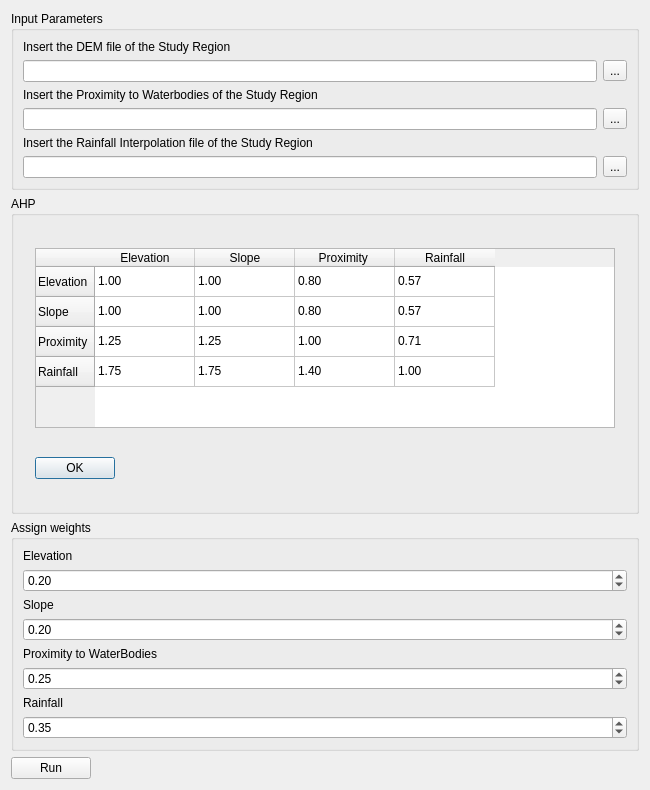
<?xml version="1.0" encoding="UTF-8"?>
<ui version="4.0">
 <class>Dialog</class>
 <widget class="QDialog" name="Dialog">
  <property name="geometry">
   <rect>
    <x>0</x>
    <y>0</y>
    <width>650</width>
    <height>790</height>
   </rect>
  </property>
  <property name="sizePolicy">
   <sizepolicy hsizetype="Expanding" vsizetype="Expanding">
    <horstretch>0</horstretch>
    <verstretch>0</verstretch>
   </sizepolicy>
  </property>
  <property name="windowTitle">
   <string>Dialog</string>
  </property>
  <layout class="QVBoxLayout" name="verticalLayout_5">
   <item>
    <widget class="QGroupBox" name="groupBox">
     <property name="sizePolicy">
      <sizepolicy hsizetype="Minimum" vsizetype="Minimum">
       <horstretch>0</horstretch>
       <verstretch>0</verstretch>
      </sizepolicy>
     </property>
     <property name="title">
      <string>Input Parameters</string>
     </property>
     <layout class="QVBoxLayout" name="verticalLayout">
      <item>
       <widget class="QLabel" name="label">
        <property name="text">
         <string>Insert the DEM file of the Study Region</string>
        </property>
       </widget>
      </item>
      <item>
       <layout class="QHBoxLayout" name="horizontalLayout_2">
        <item>
         <widget class="QLineEdit" name="lineEdit"/>
        </item>
        <item>
         <widget class="QToolButton" name="toolButton">
          <property name="text">
           <string>...</string>
          </property>
         </widget>
        </item>
       </layout>
      </item>
      <item>
       <widget class="QLabel" name="label_2">
        <property name="text">
         <string>Insert the Proximity to Waterbodies of the Study Region</string>
        </property>
       </widget>
      </item>
      <item>
       <layout class="QHBoxLayout" name="horizontalLayout_3">
        <item>
         <widget class="QLineEdit" name="lineEdit_2"/>
        </item>
        <item>
         <widget class="QToolButton" name="toolButton_2">
          <property name="text">
           <string>...</string>
          </property>
         </widget>
        </item>
       </layout>
      </item>
      <item>
       <widget class="QLabel" name="label_3">
        <property name="text">
         <string>Insert the Rainfall Interpolation file of the Study Region</string>
        </property>
       </widget>
      </item>
      <item>
       <layout class="QHBoxLayout" name="horizontalLayout_4">
        <item>
         <widget class="QLineEdit" name="lineEdit_3"/>
        </item>
        <item>
         <widget class="QToolButton" name="toolButton_3">
          <property name="text">
           <string>...</string>
          </property>
         </widget>
        </item>
       </layout>
      </item>
     </layout>
    </widget>
   </item>
   <item>
    <widget class="QGroupBox" name="groupBox_2">
     <property name="sizePolicy">
      <sizepolicy hsizetype="MinimumExpanding" vsizetype="MinimumExpanding">
       <horstretch>0</horstretch>
       <verstretch>0</verstretch>
      </sizepolicy>
     </property>
     <property name="title">
      <string>AHP</string>
     </property>
     <layout class="QGridLayout" name="gridLayout">
      <item row="0" column="0">
       <widget class="QTableWidget" name="tableWidget">
        <property name="sizePolicy">
         <sizepolicy hsizetype="MinimumExpanding" vsizetype="Fixed">
          <horstretch>0</horstretch>
          <verstretch>0</verstretch>
         </sizepolicy>
        </property>
        <property name="minimumSize">
         <size>
          <width>0</width>
          <height>0</height>
         </size>
        </property>
        <property name="maximumSize">
         <size>
          <width>580</width>
          <height>180</height>
         </size>
        </property>
        <row>
         <property name="text">
          <string>Elevation</string>
         </property>
        </row>
        <row>
         <property name="text">
          <string>Slope</string>
         </property>
        </row>
        <row>
         <property name="text">
          <string>Proximity</string>
         </property>
        </row>
        <row>
         <property name="text">
          <string>Rainfall</string>
         </property>
        </row>
        <column>
         <property name="text">
          <string>Elevation</string>
         </property>
        </column>
        <column>
         <property name="text">
          <string>Slope</string>
         </property>
        </column>
        <column>
         <property name="text">
          <string>Proximity </string>
         </property>
        </column>
        <column>
         <property name="text">
          <string>Rainfall</string>
         </property>
        </column>
        <item row="0" column="0">
         <property name="text">
          <string>1.00</string>
         </property>
        </item>
        <item row="0" column="1">
         <property name="text">
          <string>1.00</string>
         </property>
        </item>
        <item row="0" column="2">
         <property name="text">
          <string>0.80</string>
         </property>
        </item>
        <item row="0" column="3">
         <property name="text">
          <string>0.57</string>
         </property>
        </item>
        <item row="1" column="0">
         <property name="text">
          <string>1.00</string>
         </property>
        </item>
        <item row="1" column="1">
         <property name="text">
          <string>1.00</string>
         </property>
        </item>
        <item row="1" column="2">
         <property name="text">
          <string>0.80</string>
         </property>
        </item>
        <item row="1" column="3">
         <property name="text">
          <string>0.57</string>
         </property>
        </item>
        <item row="2" column="0">
         <property name="text">
          <string>1.25</string>
         </property>
        </item>
        <item row="2" column="1">
         <property name="text">
          <string>1.25</string>
         </property>
        </item>
        <item row="2" column="2">
         <property name="text">
          <string>1.00</string>
         </property>
        </item>
        <item row="2" column="3">
         <property name="text">
          <string>0.71</string>
         </property>
        </item>
        <item row="3" column="0">
         <property name="text">
          <string>1.75</string>
         </property>
        </item>
        <item row="3" column="1">
         <property name="text">
          <string>1.75</string>
         </property>
        </item>
        <item row="3" column="2">
         <property name="text">
          <string>1.40</string>
         </property>
        </item>
        <item row="3" column="3">
         <property name="text">
          <string>1.00</string>
         </property>
        </item>
       </widget>
      </item>
      <item row="1" column="0">
       <widget class="QPushButton" name="pushButton_2">
        <property name="sizePolicy">
         <sizepolicy hsizetype="Fixed" vsizetype="Fixed">
          <horstretch>0</horstretch>
          <verstretch>0</verstretch>
         </sizepolicy>
        </property>
        <property name="text">
         <string>OK</string>
        </property>
       </widget>
      </item>
     </layout>
    </widget>
   </item>
   <item>
    <widget class="QGroupBox" name="groupBox_3">
     <property name="sizePolicy">
      <sizepolicy hsizetype="Minimum" vsizetype="Minimum">
       <horstretch>0</horstretch>
       <verstretch>0</verstretch>
      </sizepolicy>
     </property>
     <property name="title">
      <string>Assign weights</string>
     </property>
     <layout class="QVBoxLayout" name="verticalLayout_2">
      <item>
       <widget class="QLabel" name="label_4">
        <property name="text">
         <string>Elevation</string>
        </property>
       </widget>
      </item>
      <item>
       <layout class="QHBoxLayout" name="horizontalLayout_11">
        <item>
         <widget class="QDoubleSpinBox" name="doubleSpinBox">
          <property name="value">
           <double>0.200000000000000</double>
          </property>
         </widget>
        </item>
       </layout>
      </item>
      <item>
       <widget class="QLabel" name="label_5">
        <property name="text">
         <string>Slope</string>
        </property>
       </widget>
      </item>
      <item>
       <layout class="QHBoxLayout" name="horizontalLayout_14">
        <item>
         <widget class="QDoubleSpinBox" name="doubleSpinBox_2">
          <property name="value">
           <double>0.200000000000000</double>
          </property>
         </widget>
        </item>
       </layout>
      </item>
      <item>
       <widget class="QLabel" name="label_6">
        <property name="text">
         <string>Proximity to WaterBodies</string>
        </property>
       </widget>
      </item>
      <item>
       <layout class="QHBoxLayout" name="horizontalLayout_12">
        <item>
         <widget class="QDoubleSpinBox" name="doubleSpinBox_3">
          <property name="value">
           <double>0.250000000000000</double>
          </property>
         </widget>
        </item>
       </layout>
      </item>
      <item>
       <widget class="QLabel" name="label_7">
        <property name="text">
         <string>Rainfall </string>
        </property>
       </widget>
      </item>
      <item>
       <layout class="QHBoxLayout" name="horizontalLayout_13">
        <item>
         <widget class="QDoubleSpinBox" name="doubleSpinBox_4">
          <property name="value">
           <double>0.350000000000000</double>
          </property>
         </widget>
        </item>
       </layout>
      </item>
     </layout>
    </widget>
   </item>
   <item>
    <widget class="QPushButton" name="pushButton">
     <property name="sizePolicy">
      <sizepolicy hsizetype="Fixed" vsizetype="Fixed">
       <horstretch>0</horstretch>
       <verstretch>0</verstretch>
      </sizepolicy>
     </property>
     <property name="text">
      <string>Run</string>
     </property>
    </widget>
   </item>
  </layout>
 </widget>
 <resources/>
 <connections/>
</ui>
